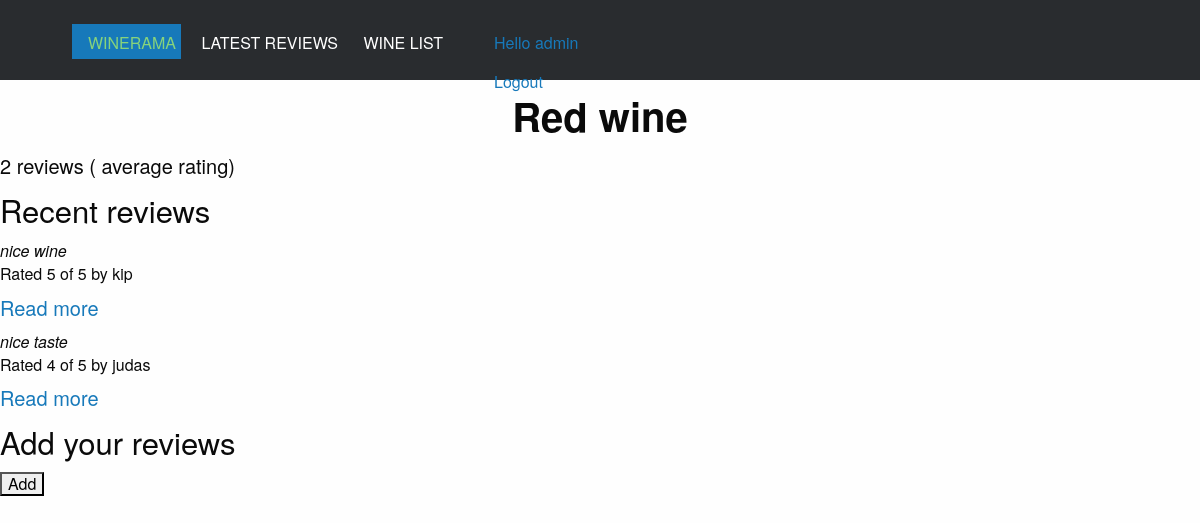
The app's page /wine/1/ (signed in) with its own data.
### reviews/models.py (models this page shows, shortened)
class Wine (models.Model):
    name =  models.CharField(max_length=200)

class Review(models.Model):
    RATING_CHOICES = (
        (1, '1'),
        (2, '2'),
        (3, '3'),
        (4, '4'),
        (5, '5'),
    )
    wine = models.ForeignKey(Wine)
    pub_date = models.DateTimeField('date published')
    user_name = models.CharField(max_length=100)
    comment = models.CharField(max_length=200)
    rating = models.IntegerField(choices=RATING_CHOICES)

### reviews/views.py (the view)
# urls.py: url(r'^wine/(?P<wine_id>[0-9]+)/$', views.wine_detail, name='wine_detail'),
def wine_detail(request, wine_id):
    wine = get_object_or_404(Wine, pk=wine_id)
    form = ReviewForm()
    return render(request, 'reviews/wine_detail.html', {'wine' : wine, })

### reviews/templates/reviews/wine_detail.html (shortened to what this page needs)
{% extends 'reviews/base.html' %}
{% load staticfiles %}
{% block title %}
<h2>{{ wine.name }}</h2>
<h5>{{ wine.review_set.count }} reviews ({{ wine.average_rating | floatformat }} average rating)</h5>
{% endblock %}
{% block content %}
<h3>Recent reviews</h3>
{% if wine.review_set.all %}
<div>
    {% for review in wine.review_set.all %}
    <div>
        <em>{{ review.comment }}</em>
        <h6>Rated {{ review.rating }} of 5 by {{ review.user_name }}</h6>
        <h5><a href="{% url 'reviews:review_detail' review.id %}">
        Read more
        </a></h5>
    </div>
    {% endfor %}
</div>
{% else %}
<p>No reviews for this wine yet</p>
{% endif %}
<h3>Add your reviews</h3>
    <form action = "{% url 'reviews:add_review' wine.id %}" method="post">
        <input type="submit" value="Add"/>
    </form>
{% endblock %}

### reviews/templates/reviews/base.html (shortened to what this page needs)
{% load staticfiles %}
<html class="no-js" lang="en">
    <head>
        <link rel="stylesheet" href="https://cdn.jsdelivr.net/foundation/6.1.2/foundation.min.css">
        <link rel="stylesheet" href="{% static 'css/normalize.min.css' %}">
        <link href="http://cdnjs.cloudflare.com/ajax/libs/foundicons/3.0.0/foundation-icons.css" rel="stylesheet">
        <link rel="stylesheet" href="{% static 'css/aapp.css' %}">
    </head>
<nav class="menu">
    <ul class="inline-list">
        <li class="active"><a href="{% url 'reviews:wine_list' %}">WINERAMA</a></li>
        <li><a href="{% url 'reviews:review_list' %}">LATEST REVIEWS</a></li>
        <li><a href="{% url 'reviews:wine_list' %}">WINE LIST</a></li>
    </ul>
    <ul class="top-bar-right details">
        {% if user.is_authenticated %}
        <a href="#">Hello {{ user.username }}</a>
        <a href="{% url 'auth:logout' %}">Logout</a>
        {% else %}
        <a href="{% url 'auth:login' %}">Login</a>
        {% endif %}
    </ul>
    <a class="account hide-for-medium-up" href="#" data-reveal-id="myModal"><i class="fi-unlock"></i></a>
</nav>
    <h1>{% block title %}(no title){% endblock %}</h1>
    {% block content %}(no content){% endblock %}
 </body>
</html>

### static/css/aapp.css (style rules this page uses)
.menu { background-color: #292c2f; padding: 1.5rem 3rem; height: auto; }
.menu .inline-list { text-align: center; }
.menu .inline-list li { float: none; display: inline-block; }
.menu .inline-list a { color: #fff; padding-bottom: 0.5rem; }
.menu .inline-list .active a { color: #87d37c; }
.menu .account { position: absolute; top: 3%; right: 3%; padding-left: 1.5em; }
.menu .account a, .menu .account i { color: #fff; padding-left: 1.5em; }
.menu .details { padding: 0 10px; }
@media only screen and (min-width: 40.063em) { .menu { height: 5rem; } }
@media only screen and (min-width: 40.063em) { .menu .inline-list { float: left; margin: 0 0 0 1.5rem; } }
.inline-list a { padding-right: 5px; }
h2 { text-align: center; font-weight: 700; }

### records on screen
Wine: name "Red wine", review_set.count "2"
Review: comment "nice wine", rating "5", user_name "kip"
Review: comment "nice taste", rating "4", user_name "judas"

### other values on screen
{{ user.username }} "admin"
